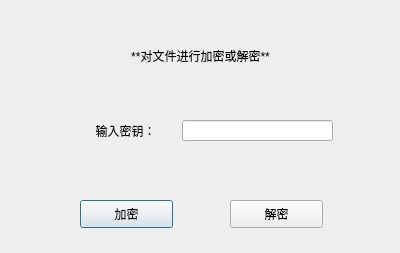
<?xml version="1.0" encoding="UTF-8"?>
<ui version="4.0">
 <class>EncryptDialog</class>
 <widget class="QDialog" name="EncryptDialog">
  <property name="geometry">
   <rect>
    <x>0</x>
    <y>0</y>
    <width>400</width>
    <height>253</height>
   </rect>
  </property>
  <property name="windowTitle">
   <string>文件加密解密工具</string>
  </property>
  <widget class="QLabel" name="title">
   <property name="geometry">
    <rect>
     <x>0</x>
     <y>0</y>
     <width>401</width>
     <height>111</height>
    </rect>
   </property>
   <property name="text">
    <string>**对文件进行加密或解密**</string>
   </property>
   <property name="textFormat">
    <enum>Qt::MarkdownText</enum>
   </property>
   <property name="alignment">
    <set>Qt::AlignCenter</set>
   </property>
  </widget>
  <widget class="QLineEdit" name="PasswordEdit">
   <property name="geometry">
    <rect>
     <x>182</x>
     <y>120</y>
     <width>151</width>
     <height>21</height>
    </rect>
   </property>
  </widget>
  <widget class="QLabel" name="PasswordText">
   <property name="geometry">
    <rect>
     <x>70</x>
     <y>120</y>
     <width>111</width>
     <height>21</height>
    </rect>
   </property>
   <property name="text">
    <string>输入密钥：</string>
   </property>
   <property name="alignment">
    <set>Qt::AlignCenter</set>
   </property>
  </widget>
  <widget class="QPushButton" name="EncryptButton">
   <property name="geometry">
    <rect>
     <x>80</x>
     <y>200</y>
     <width>93</width>
     <height>28</height>
    </rect>
   </property>
   <property name="text">
    <string>加密</string>
   </property>
  </widget>
  <widget class="QPushButton" name="DecryptButton">
   <property name="geometry">
    <rect>
     <x>230</x>
     <y>200</y>
     <width>93</width>
     <height>28</height>
    </rect>
   </property>
   <property name="text">
    <string>解密</string>
   </property>
  </widget>
 </widget>
 <resources/>
 <connections/>
</ui>
